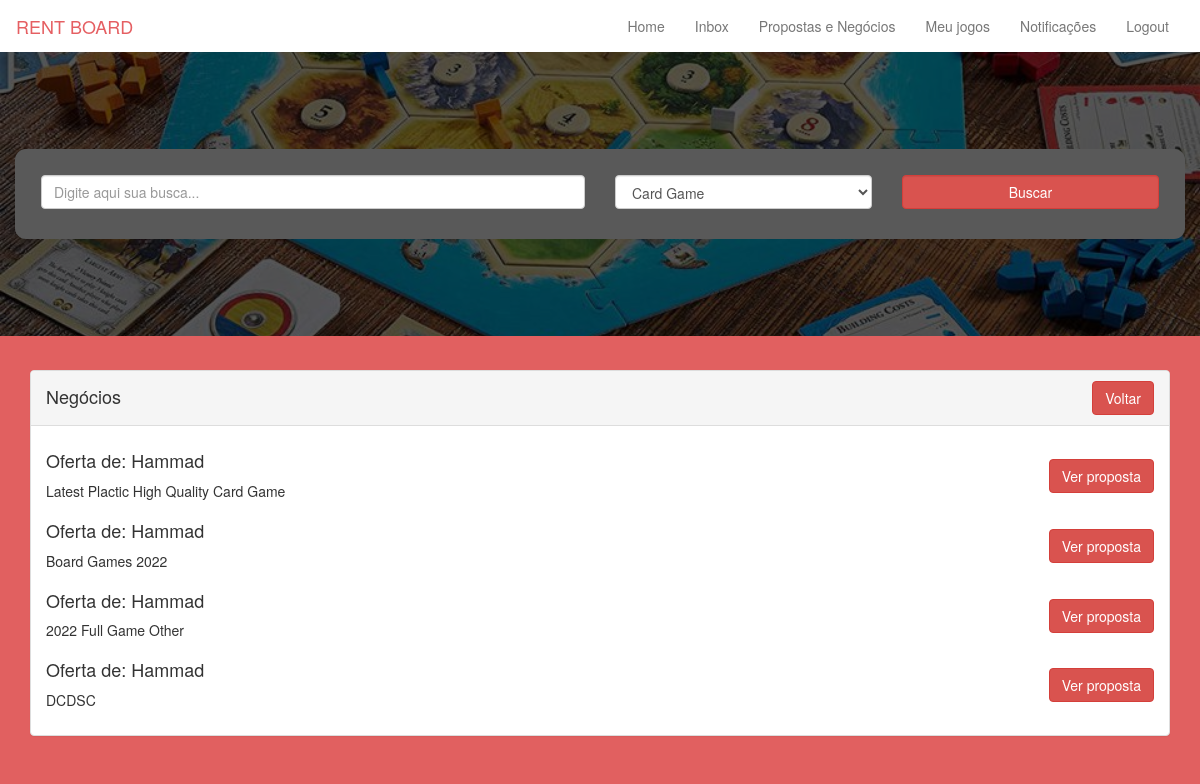
The page /offers.php (signed in) on the database its author committed.
### tables this page shows
CREATE TABLE `deals` (
  `id` int(11) NOT NULL,
  `pro_id` int(11) NOT NULL,
  `user_id` int(11) NOT NULL,
  `borower_id` int(11) NOT NULL,
  `pro_price` varchar(255) NOT NULL,
  `installments` varchar(255) NOT NULL,
  `per_month` varchar(255) NOT NULL,
  `status` int(11) NOT NULL,
  `paid_instmts` int(11) NOT NULL DEFAULT '0',
  `last_Installment_date` timestamp NULL DEFAULT NULL,
  `delay_status` int(11) NOT NULL DEFAULT '0',
  `created_at` varchar(255) NOT NULL
);

CREATE TABLE `products` (
  `id` int(11) NOT NULL,
  `cat_id` int(11) NOT NULL,
  `pro_name` varchar(255) NOT NULL,
  `user_id` int(11) NOT NULL,
  `pro_price` varchar(255) NOT NULL,
  `pro_image` varchar(255) NOT NULL,
  `status` int(11) NOT NULL,
  `created_at` timestamp NOT NULL DEFAULT CURRENT_TIMESTAMP ON UPDATE CURRENT_TIMESTAMP
);

### offers.php (the view, shortened to what this page needs)
<?php
include('database_connection.php');
?>
<html>
    <head>
		<link rel="stylesheet" href="//code.jquery.com/ui/1.12.1/themes/base/jquery-ui.css">
        <link rel="stylesheet" href="https://maxcdn.bootstrapcdn.com/bootstrap/3.3.7/css/bootstrap.min.css">
        <link rel="stylesheet" href="https://cdn.rawgit.com/mervick/emojionearea/master/dist/emojionearea.min.css">
        <link rel="stylesheet" href="assets/style.css">
    </head>
    <body>
	<?php include("includes/header.php") ?>
    <section>
        <div class="container">
            <div class="row">
                <div class="col-md-12">
                <div class="panel panel-default">
                    <div class="panel-heading" style="height: 55px;"><span class="panel_head">Negócios </span> <button class="btn btn-danger" style="float:right;"><a href="index.php" style="text-decoration:none;color:#fff;">Voltar</a></button></div>
                    <div class="panel-body">
                        <div class='row offerspage'>
                            <?php
                                $userid = $_SESSION['user_id'];
                                $query = "SELECT * FROM deals WHERE borower_id='$userid'";
                                $statement = $connect->prepare($query);
                                $statement->execute();
                                $result = $statement->fetchAll();
                                foreach($result as $row)
                                {
                                    $offerid= $row['id'];
                                    $pro_id= $row['pro_id'];
                                    $offerby= $row['user_id'];
                                    $getTitle=mySQLi_query($connDb,"SELECT * from products where id='$pro_id'");
					                $getTitlerow=mySQLi_fetch_array($getTitle);
                                    $getUser=mySQLi_query($connDb,"SELECT * from login where user_id='$offerby'");
					                $getUserrow=mySQLi_fetch_array($getUser);
                                    echo '
                                        <div class="col-md-12">
                                            <div class="row">
                                                <div class="col-md-10">
                                                    <h4>Oferta de: <span>'.$getUserrow['username'].'</span></h4>
                                                    <p>'.$getTitlerow['pro_name'].'</p>
                                                </div>
                                                <div class="col-md-2">
                                                    <a style="    margin-top: 18px; float: right;" class="btn btn-danger" href="viewOffer.php?proid='.$pro_id.'&offerid='.$offerid.'">Ver proposta</a>
                                                </div>
                                            </div>
                                        </div>
                                    ';
                                }
                            ?>
                        </div>
                    </div>
                </div>
                </div>
            </div>
        </div>
    </section>
    </body>
</html>

### assets/style.css (style rules this page uses)
body { background-color: #e16060; }
.panel_head { font-size: 18px; margin-top: 3px; display: inline-block; }

### rows shown on the page
deals: user.username "Hammad", products.pro_name "Latest Plactic High Quality Card Game"
deals: user.username "Hammad", products.pro_name "Board Games 2022"
deals: user.username "Hammad", products.pro_name "2022 Full Game Other"
deals: user.username "Hammad", products.pro_name "DCDSC"

### other values the page prints
form field gameType "Card Game"
